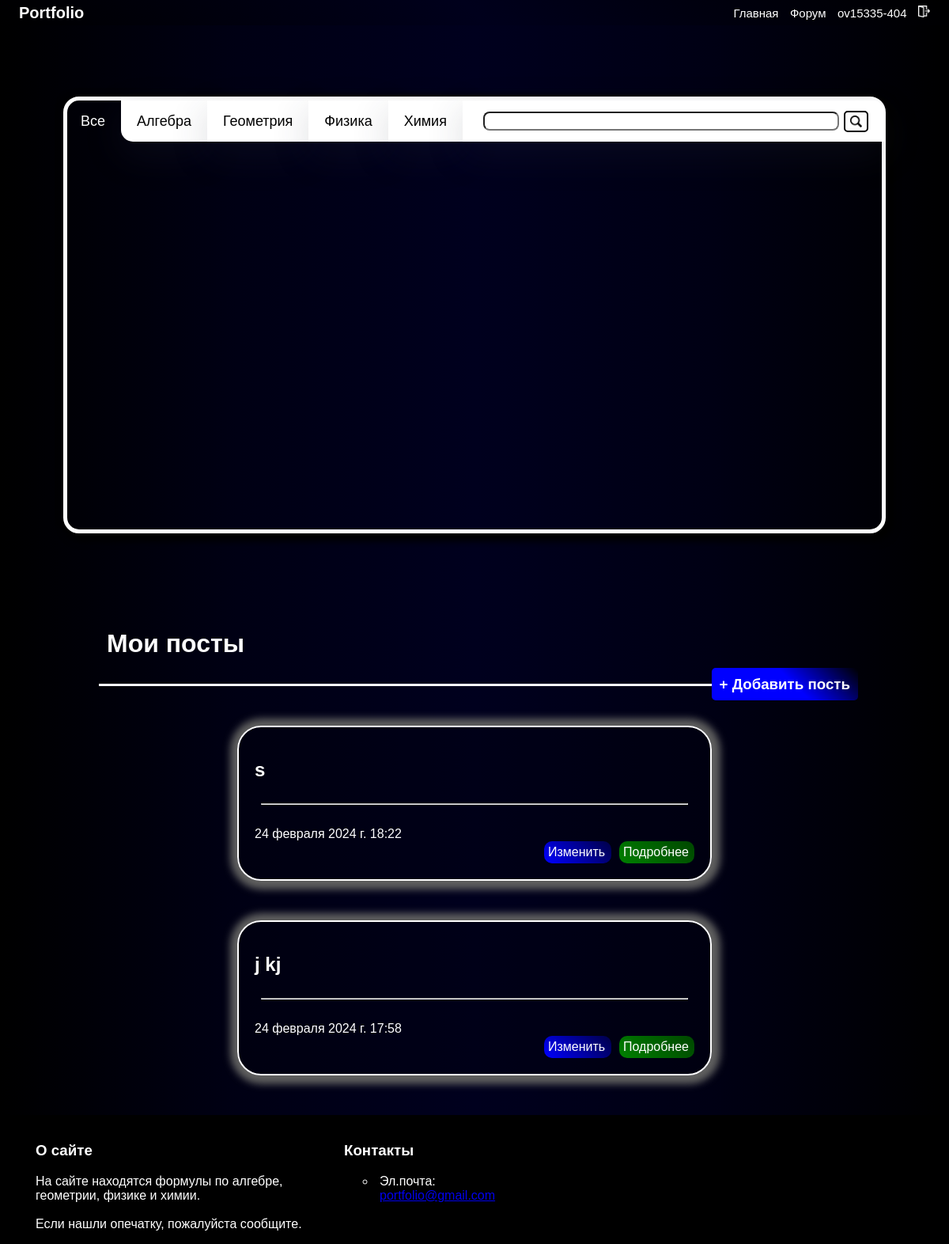
The page /personal_area (signed in) on the database as committed earlier.
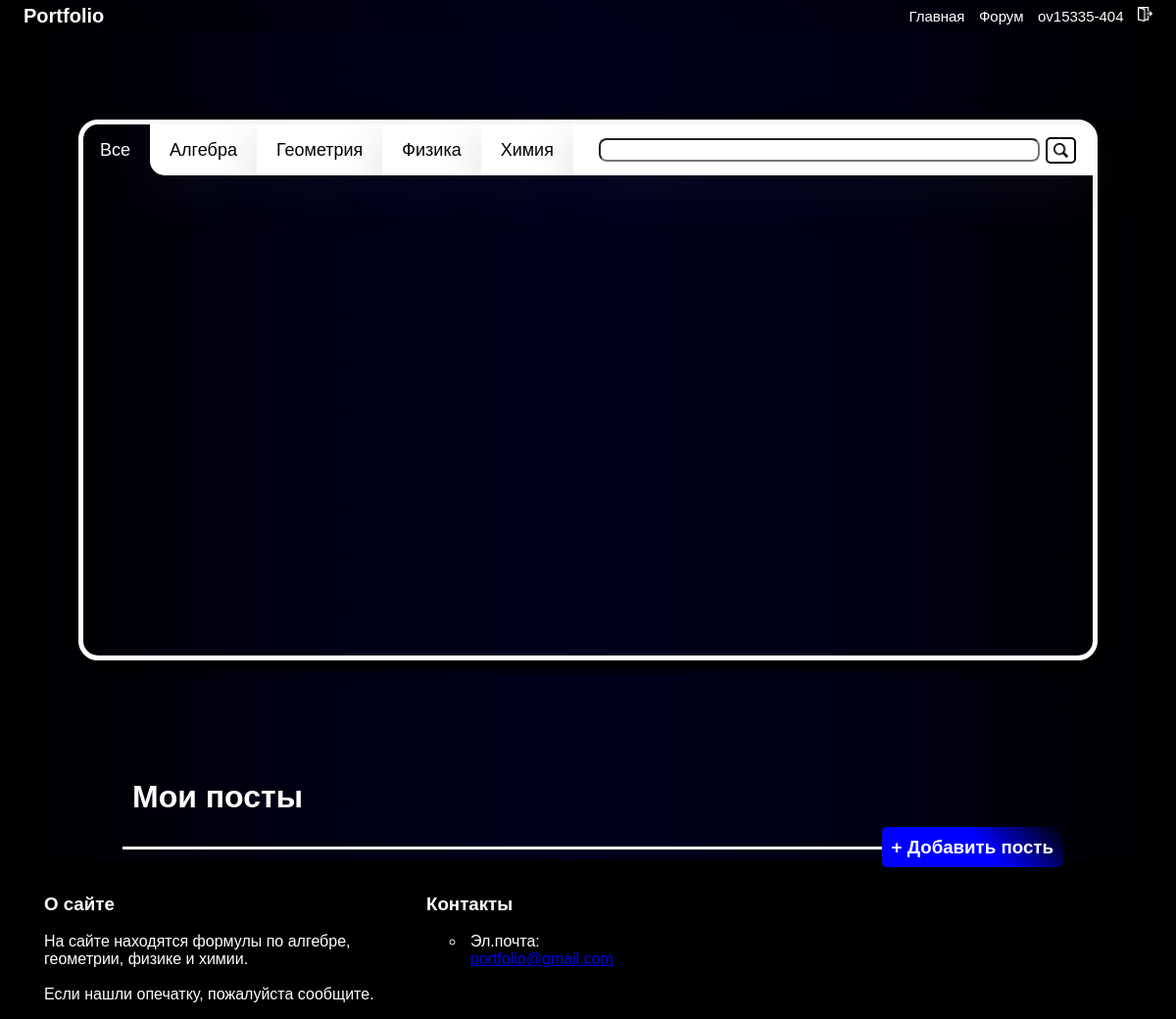
The same page on the database as committed later.
### news/models.py (models this page shows, shortened)
class Post(models.Model):
    name = models.CharField('Название статьи', max_length = 200)
    content = models.TextField('Содержимое')
    date = models.DateTimeField('Дата', auto_now_add = True)
    author = models.CharField('Автор', max_length = 25)

### main/views.py (the view)
# urls.py: path('personal_area', views.personal_area, name = 'personal_area'),
def personal_area(request):
    post = Post.objects.order_by('-date')
    formula = Formula.objects.order_by().filter(users=request.user)
    return render(request, 'main/index_2.html', {'formula':formula, 'post': post})

### main/templates/main/index_2.html (shortened to what this page needs)
{% extends 'main/layout.html' %}
{% load static %}
{% block css %}
    <link rel="stylesheet" href="{% static 'main/styles/css_2.css' %}">
{% endblock %}
{% block body %}
<div id="less">
    <div id="block_8">
        <ul id="block_9">
            <li><button onclick="alll()" class="unit_1 first_1" id="all">Все</button></li>
            <li><button onclick="algebra()" class="unit_1" id="algebra">Алгебра</button></li>
            <li><button onclick="geometry()" class="unit_1" id="geometry">Геометрия</button></li>
            <li><button onclick="physics()" class="unit_1" id="physics">Физика</button></li>
            <li><button onclick="chemrstry()" class="unit_1" id="chemrstry">Химия</button></li>
            <li>
                <div id="search_block" class="unit_1 last_1">
                    <button onclick="search()" id="search">
                        <form id="searchForm">
                            <input id="pole" type="search">
                            <button id="search_2" type="button" onclick="find()"><img id="srh" src="static/main/images/search.png" alt=""></button>
                        </form>
                    </button>
                </div>
            </li>
        </ul>
    </div>
    <div id="gran">
    </div>
    <div id="gran">
    </div>
</div>
<div id="block_2">
    <div id="ins">
        <h1>Мои посты</h1>
    </div>
    <h3 id="btt"><a href="{% url 'add_post' %}">+ Добавить пость</a></h3>
</div>
{% for item in post %}
    {% if item.author == user.username %}
        <div class="post">
            <h2>{{ item.name }}</h2>
            <hr>
            <div id="information">
                {{ item.date }}
                <div>
                    <a href="{% url 'post' item.id %}" class="detailes">Подробнее</a>
                    <a href="{% url 'update' item.id %}" class="update">Изменить</a>
                </div>
            </div>
        </div>
    {% endif %}
{% endfor %}
{% endblock %}

Rows that differ between the two databases and show on the page:
removed Post: name "s", date "24 февраля 2024 г. 18:22"
removed Post: name "j kj", date "24 февраля 2024 г. 17:58"
